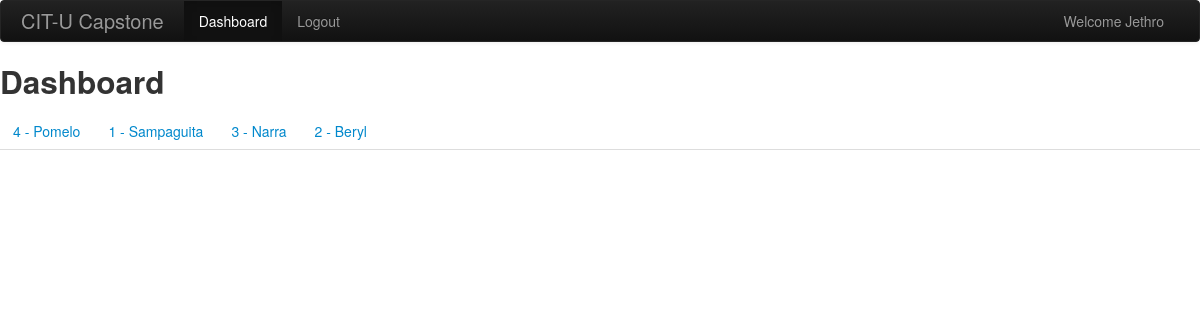
The app's page /dashboard.php (signed in) with its own data.
### tables this page shows
CREATE TABLE `sections` (
  `id` int(11) NOT NULL,
  `name` varchar(100) NOT NULL,
  `year` varchar(100) NOT NULL,
  `adviser` varchar(100) NOT NULL,
  `room_number` varchar(100) NOT NULL
);

### libs/sections.php (called while the page is built, shortened)
<?php
function get_sections($conn){
	$sql = "SELECT * FROM sections ORDER BY id DESC";
	$result = mysqli_query($conn,$sql);
	if( $result ){
		if( mysqli_num_rows($result) > 0 ){
			$section_data = mysqli_fetch_all($result,MYSQLI_ASSOC);
			return $section_data;
		}else{
			return 0;
		}
	}
}
?>

### dashboard.php (the view, shortened to what this page needs)
<?php
require("conn.php");
require("libs/sections.php");
$sections = get_sections($conn);
?>
<!DOCTYPE html>
<html lang="en">
<head>
    <link href="css/bootstrap.css" rel="stylesheet">
    <link href="css/bootstrap-responsive.css" rel="stylesheet">
</head>
<body class="d-flex flex-column h-100">
	<?php include('header.php');?>
	<h2>Dashboard</h2>
	<div class="tabbable">
		<ul class="nav nav-tabs">
			<?php
				if( !empty($sections) ){
					foreach($sections as $section){
						echo '<li class=""><a href="#tab'.$section['id'].'" data-toggle="tab">'.$section['year'].' - '.$section['name'].'</a></li>';
					}
				}
			?>
		</ul>
	</div>
</body>
</html>
<?php
	exit();
?>

### records on screen
sections: year "4", name "Pomelo"
sections: year "1", name "Sampaguita"
sections: year "3", name "Narra"
sections: year "2", name "Beryl"

### other values on screen
$_SESSION['user_name'] "Jethro"
